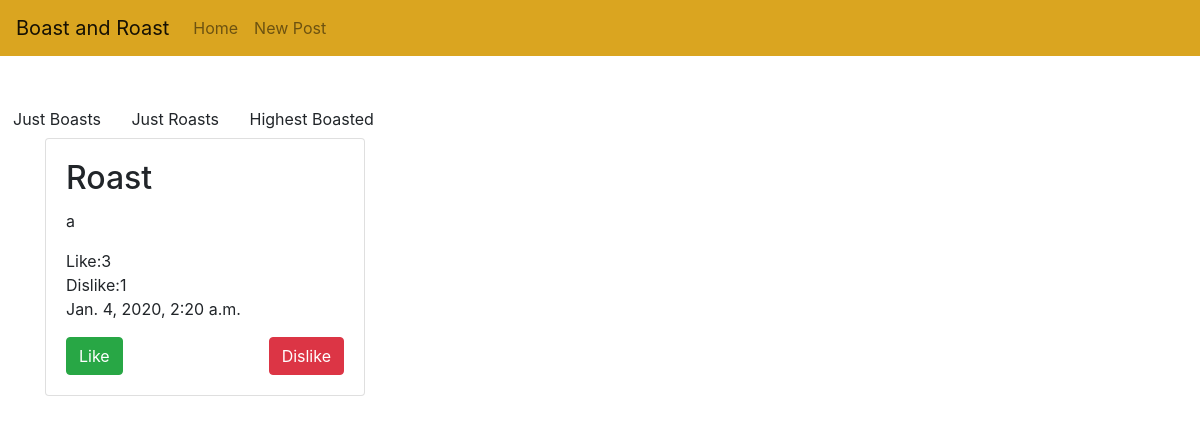
Screenshot of /roast/ with the database file from the repository.
### GhostPost/models.py (models this page shows, shortened)
class Post(models.Model):
    Boast = 'Boast'
    Roast = 'Roast'
    POST_CHOICES = [
        (Boast, 'Boast'),
        (Roast, 'Roast')
    ]
    body = models.CharField(max_length=280)
    timestamp = models.DateTimeField(auto_now_add=True)
    dislike = models.IntegerField(default=0)
    like = models.IntegerField(default=0)
    typeOfPost = models.CharField(choices=POST_CHOICES, default=Boast, max_length=5)
    delete = models.CharField(default=deleteId, max_length=6, editable=False)

### GhostPost/views.py (the view)
# urls.py: path('roast/', roasts, name='roasts'),
def roasts(request):
    posts = Post.objects.filter(typeOfPost = 'Roast')
    return render(request, 'roast.html', {'posts': posts})

### GhostPost/Templates/roast.html (shortened to what this page needs)
{% extends 'base.html' %}
{% load bootstrap4 %}
{% block main %}
<div>
    {% for post in posts %}
    <div class="card" style="width: 20rem;">
            <div class="card-body">
              <h2 class="card-title">{{ post.typeOfPost }}</h2>
              <p class="card-text">{{ post.body }}</p>
              <div>Like:{{post.like}}</div>
              <div>Dislike:{{post.dislike}}</div>
              <p>{{ post.timestamp}}</p>
            <div style="display: flex; justify-content: space-between">
                    <a href="/like/{{post.id}}" class="btn btn-success">Like</a>
                    <a href="/dislike/{{post.id}}" class="btn btn-danger">Dislike</a>
              </div>
            </div>
          </div>
    {% endfor %}
</div>
{% endblock %}

### rows the page displays
Post: typeOfPost "Roast", body "a", like "3", dislike "1", timestamp "Jan. 4, 2020, 2:20 a.m."
